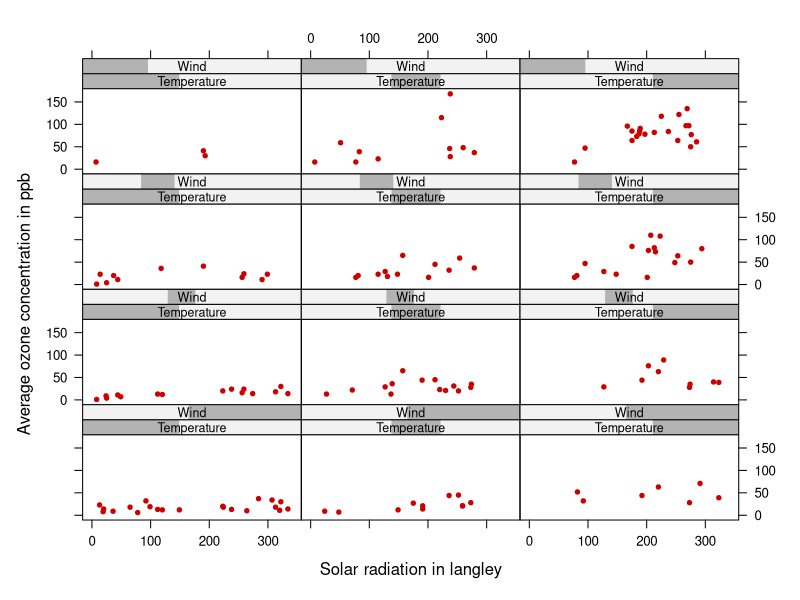

Generate this figure with R:
# make sure the package is installed install.packages('lattice')
require("lattice")

# Conditional plot with two conditioning variables

# factorizing temperature into three categories
Temperature = equal.count(environmental$temperature, number = 3, overlap = 0)
# factorizing wind into four categories
Wind = equal.count(environmental$wind, number = 4, overlap = 0)

# plot with 12 panels for the two conditioning variables
xyplot(ozone ~ radiation | Temperature * Wind, data = environmental, as.table = T, par.strip.text = list(cex = 0.75), 
    par.settings = simpleTheme(pch = 20, col = "red3"), xlab = "Solar radiation in langley", ylab = "Average ozone concentration in ppb") 
 TRUE